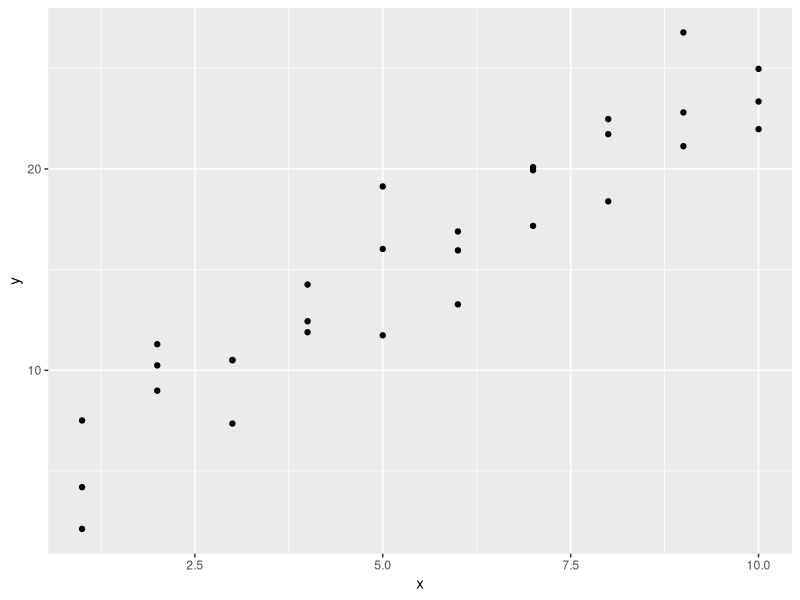
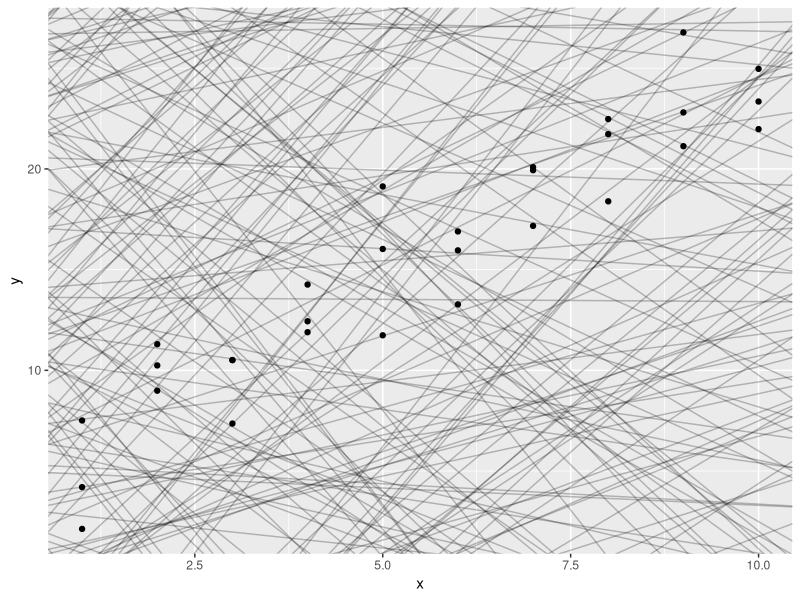
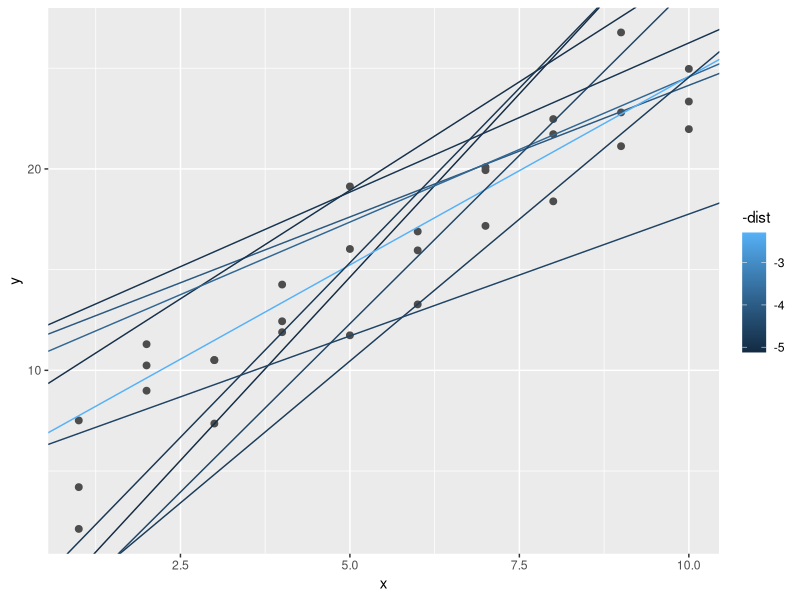
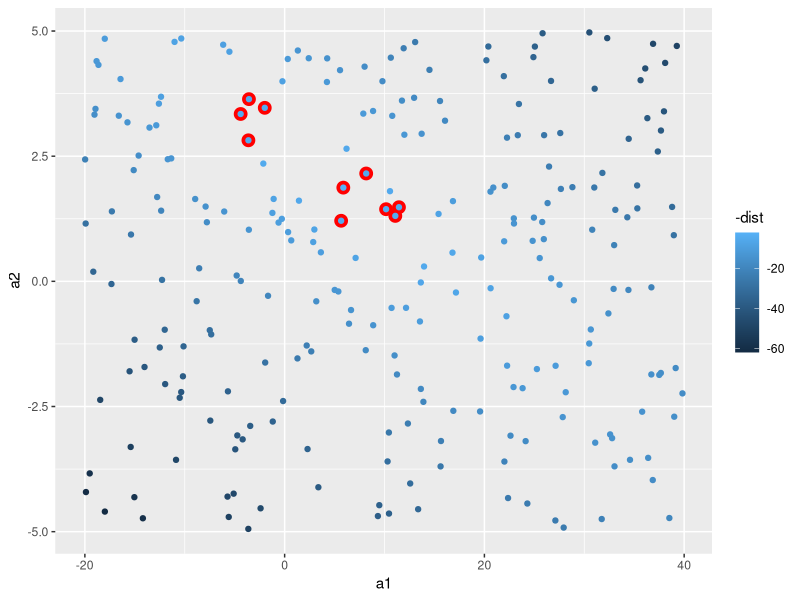
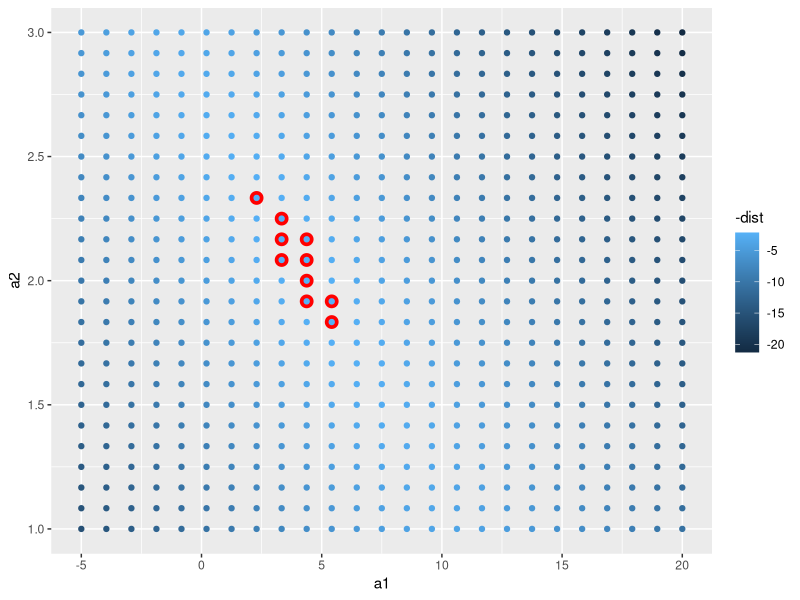
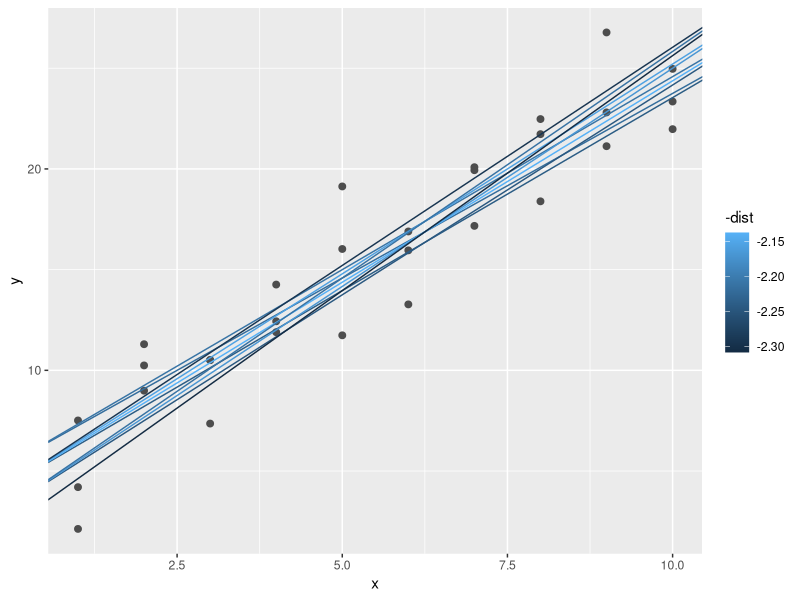
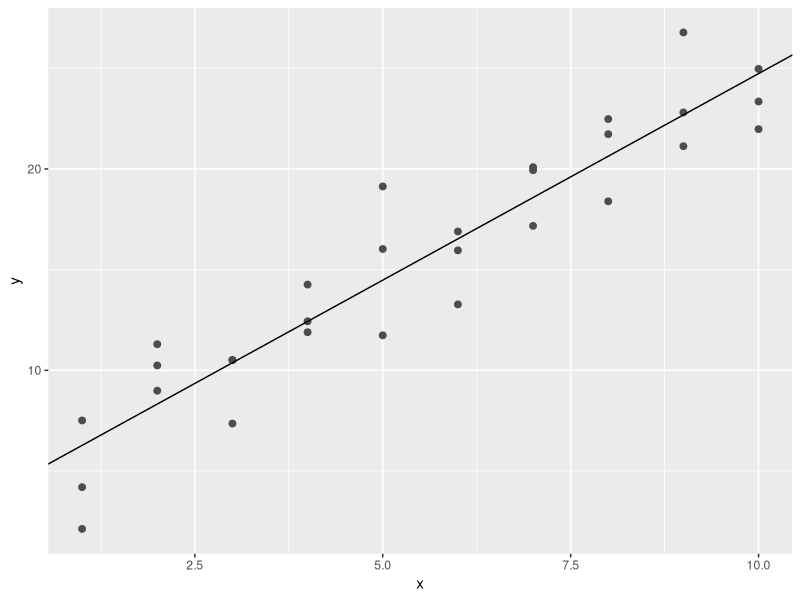
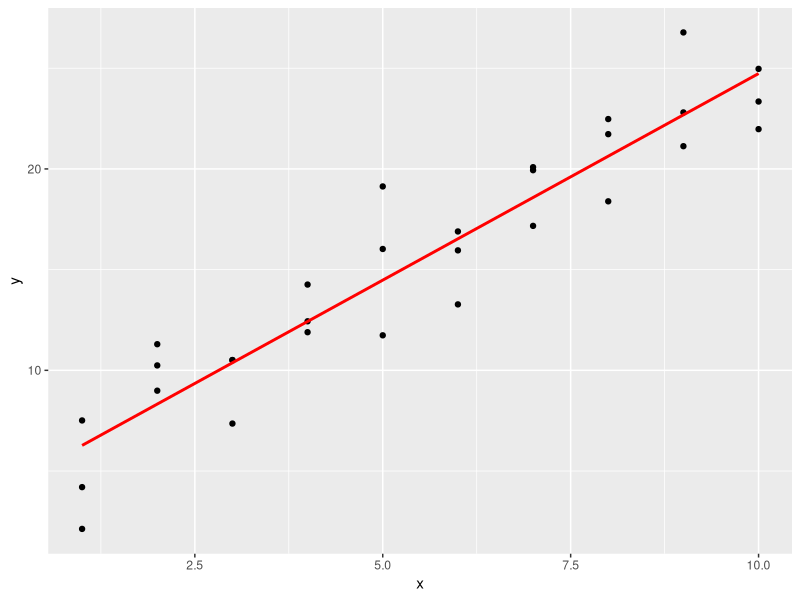

The R script that drew these images, in order:
## ---- chunk 1
knitr::opts_chunk$set(echo = TRUE)
## ---- chunk 2

library(tidyverse)

library(modelr)

options(na.action = na.warn)
## ---- chunk 3

ggplot(sim1, aes(x, y)) + # sim1 viene con modelr
  geom_point()
## ---- chunk 4

# armamos un tibble con la columna a1 y la columna a2 generadas al azar como dos variables uniformes, una va entre -20 y 40 y la otra entre -5 y 5 Al ser uniformes, la probabilidad de que salga cualquiera de los numeros en ese rango es la misma
models <- tibble(
  a1 = runif(250, -20, 40),
  a2 = runif(250, -5, 5)
)

# Al grafico de los puntos iniciales, le agregamos rectas al azar con ordenada al origen a1 y pendiente a2. Un bardito.
ggplot(sim1, aes(x, y)) + 
  geom_abline(aes(intercept = a1, slope = a2), data = models, alpha = 1/4) +
  geom_point() 

## ---- chunk 5

model1 <- function(a, data) {
  a[1] + data$x * a[2]
}
model1(c(7, 1.5), sim1)

## ---- chunk 6

measure_distance <- function(mod, data) {
  diff <- data$y - model1(mod, data)
  sqrt(mean(diff ^ 2))
}
measure_distance(c(7, 1.5), sim1)
## ---- chunk 7

sim1_dist <- function(a1, a2) {
  measure_distance(c(a1, a2), sim1)
}

# usamos purrr con la helper function sim1_dist que toma 2 parametros double
models <- models %>% 
  mutate(dist = purrr::map2_dbl(a1, a2, sim1_dist))
models
## ---- chunk 8

ggplot(sim1, aes(x, y)) + 
  geom_point(size = 2, colour = "grey30") + 
  geom_abline(
    aes(intercept = a1, slope = a2, colour = -dist), 
    data = filter(models, rank(dist) <= 10)
  )
## ---- chunk 9

ggplot(models, aes(a1, a2)) +
  geom_point(data = filter(models, rank(dist) <= 10), size = 4, colour = "red") +
  geom_point(aes(colour = -dist))
## ---- chunk 10

# los parametros para la grilla salen de mirar el grafico anterior y ver donde estaban los mejores parámetros
# expand.grid es una funcion de R base que crea un dataframe de todas las combinaciones de dos factores
grid <- expand.grid(
  a1 = seq(-5, 20, length = 25),
  a2 = seq(1, 3, length = 25)
  ) %>% 
  mutate(dist = purrr::map2_dbl(a1, a2, sim1_dist))

grid %>% 
  ggplot(aes(a1, a2)) +
  geom_point(data = filter(grid, rank(dist) <= 10), size = 4, colour = "red") +
  geom_point(aes(colour = -dist)) 

## ---- chunk 11

ggplot(sim1, aes(x, y)) + 
  geom_point(size = 2, colour = "grey30") + 
  geom_abline(
    aes(intercept = a1, slope = a2, colour = -dist), 
    data = filter(grid, rank(dist) <= 10)
  )

## ---- chunk 12

best <- optim(c(0, 0), measure_distance, data = sim1)
best$par

ggplot(sim1, aes(x, y)) + 
  geom_point(size = 2, colour = "grey30") + 
  geom_abline(intercept = best$par[1], slope = best$par[2])
## ---- chunk 13
# lm() usa formulas, en este caso y ~ x es la forma de escribir y = a_1 + a_2 * x
sim1_mod <- lm(y ~ x, data = sim1)
coef(sim1_mod)
## ---- chunk 14
grid <- sim1 %>% 
  data_grid(x) 
grid
## ---- chunk 15
grid <- grid %>% 
  add_predictions(sim1_mod) 
grid
## ---- chunk 16
ggplot(sim1, aes(x)) +
  geom_point(aes(y = y)) +
  geom_line(aes(y = pred), data = grid, colour = "red", size = 1)
## ---- chunk 17
# add_residuals de modelr agrega residuales
sim1 <- sim1 %>% 
  add_residuals(sim1_mod)
sim1
## ---- chunk 18
ggplot(sim1, aes(resid)) + 
  geom_freqpoly(binwidth = 0.5)
## ---- chunk 19
ggplot(sim1, aes(x, resid)) + 
  geom_ref_line(h = 0) +
  geom_point()
